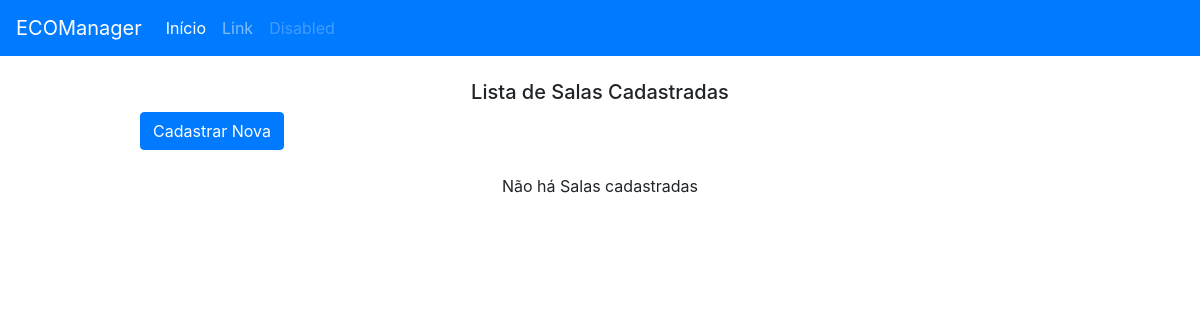
The page /sala_listar/ on the database as committed earlier.
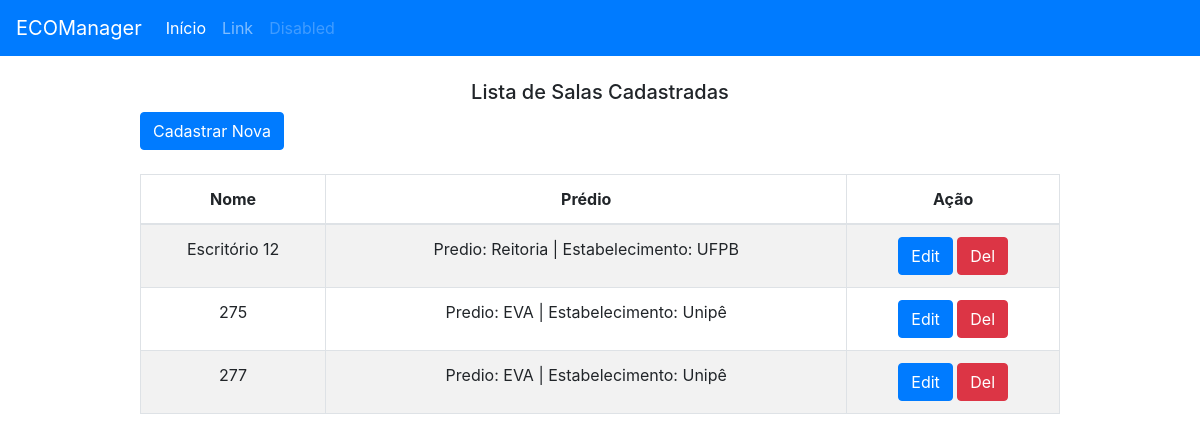
The same page on the database as committed later.
### sistema/models.py (models this page shows, shortened)
class Sala(models.Model):
	predio = models.ForeignKey(Predio, on_delete=models.CASCADE)
	nome = models.CharField(max_length=100, unique=True)
	slug = models.SlugField(max_length=100)
	class Meta:
		unique_together = (("predio", "nome"),)

class Predio(models.Model):
	estabelecimento = models.ForeignKey(Estabelecimento, on_delete=models.CASCADE)
	nome = models.CharField(max_length=100)
	slug = models.SlugField(max_length=100)
	class Meta:
		unique_together = ("estabelecimento", "nome")
	def __str__(self):
		return ("Predio: %s | Estabelecimento: %s" %(self.nome, self.estabelecimento.nome))

class Estabelecimento(models.Model):
	nome = models.CharField(max_length=100, unique=True)
	slug = models.SlugField(max_length=100)

### sistema/views.py (the view)
# urls.py: path('sala_listar/', views.SalaListView.as_view(), name="sala_listar"),
class SalaListView(generic.ListView):
    model = Sala
    template_name = 'gerenciamento/sala_listar.html'

### sistema/templates/gerenciamento/sala_listar.html
{% extends "base.html" %}
{% block title %}
  Lista de Salas Cadastradas
{% endblock %}
{% block content %}
<div class="row">
  <div class="col-sm-1">
  </div>
  <div class="col-sm-10">
    <a href="{% url 'sistema:sala_cadastrar' %}" class="btn btn-primary">Cadastrar Nova</a>
  </div>
  <div class="col-sm-1">
  </div>
</div><br>
  {% if sala_list %}
  <div class="row">
    <div class="col-sm-1">
    </div>
    <div class="col-sm-10">
        <div class="table-responsive">
            <table class="table table-striped text-center table-bordered">
                <thead class="thead-inverse">
                    <tr>
                      <th>Nome</th>
                      <th>Prédio</th>
                      <th>Ação</th>
                    </tr>
                </thead>
                <tbody>
                  {% for sala in sala_list %}
                    <tr>
                      <td>{{ sala.nome }}</td>
                      <td>{{ sala.predio }}</td>
                      <td>
                        <a href="{% url 'sistema:sala_editar' sala.slug %}" class="btn btn-primary">Edit</a>
                        <a href="{% url 'sistema:sala_deletar' sala.slug  %}" class="btn btn-danger">Del</a>
                      </td>
                    </tr>
                  {% empty %}
                    <tr>
                      <td colspan="7" class="text-center bg-warning">No book</td>
                    </tr>
                  {% endfor %}
                </tbody>
            </table>
        </div>
    </div>
    <div class="col-sm-1">
    </div>
  </div>
  {% else %}
    <p class="text-center">Não há Salas cadastradas</p>
  {% endif %}
{% endblock %}

### sistema/templates/base.html (shortened to what this page needs)
{% load static %}
<!DOCTYPE html>
<html lang="pt-br">
  <head>
    <link href="{% static 'css/bootstrap.min.css' %}" rel="stylesheet">
    <link href="{% static 'css/styles.css' %}" rel="stylesheet" >
  </head>
  <body>
    <nav class="navbar navbar-expand-lg navbar-dark bg-primary">
      <a class="navbar-brand" href="#">ECOManager</a>
      <div class="collapse navbar-collapse" id="navbarTogglerDemo02">
        <ul class="navbar-nav mr-auto mt-2 mt-lg-0">
          <li class="nav-item active">
            <a class="nav-link" href="{% url 'sistema:home' %}">Início  </a>
          </li>
          <li class="nav-item">
            <a class="nav-link" href="#">Link</a>
          </li>
          <li class="nav-item">
            <a class="nav-link disabled" href="#">Disabled</a>
          </li>
        </ul>
      </div>
    </nav><br>
    <div id="main" class="container">
      <h1>
        {% block title %}
        {% endblock %}
      </h1>
      {% block content %}
      {% endblock %}
    </div>
    <link rel="stylesheet" href="https://cdnjs.cloudflare.com/ajax/libs/bootstrap-datepicker/1.6.4/css/bootstrap-datepicker.standalone.min.css">
  </body>
</html>

### static/css/styles.css (style rules this page uses)
h1 { font-size: 20px; text-align: center; }

Rows that differ between the two databases and show on the page:
added Sala: nome "Escritório 12", predio "Predio: Reitoria | Estabelecimento: UFPB"
added Sala: nome "275", predio "Predio: EVA | Estabelecimento: Unipê"
added Sala: nome "277", predio "Predio: EVA | Estabelecimento: Unipê"
Other text that changed with them:
text no longer shown: "Não há Salas cadastradas"
text now shown: "Nome Prédio Ação"
